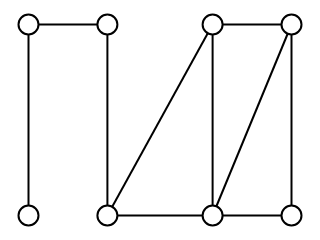

Notebook code for this chart:
### Markdown cell above
Por fim, vamos carregar e visualizar um grafo:

### Code cell
g = sn.load_graph('2-largura.gml', has_pos=True)

sn.show_graph(g)

### Figure 1 — Plotly figure (JSON) as saved in the notebook; plotly's stock layout.template omitted (floating-point values rounded to 4 significant figures)
{"data": [{"hoverinfo": "none", "line": {"color": "rgb(0, 0, 0)", "width": 2}, "mode": "lines", "type": "scatter", "uid": "a6609e18-a242-11e8-b30c-ac7ba15704fe", "x": [0, 0.3, null, 0, 0, null, 0.3, 0.3, null, 0.7, 1, null, 0.7, 0.3, null, 0.7, 0.7, null, 1, 0.7, null, 1, 1, null, 0.3, 0.7, null, 0.7, 1, null], "y": [1, 1, null, 1, 0, null, 1, 0, null, 1, 1, null, 1, 0, null, 1, 0, null, 1, 0, null, 1, 0, null, 0, 0, null, 0, 0, null]}, {"hoverinfo": "none", "marker": {"color": "rgb(255, 255, 255)", "line": {"color": "rgb(0, 0, 0)", "width": 2}, "size": 20}, "mode": "markers+text", "text": [], "textfont": {"color": "rgb(0, 0, 0)"}, "textposition": "middle center", "type": "scatter", "uid": "a6609e19-a242-11e8-b30c-ac7ba15704fe", "x": [0, 0.3, 0.7, 1, 0, 0.3, 0.7, 1], "y": [1, 1, 1, 1, 0, 0, 0, 0]}], "layout": {"height": 180, "margin": {"b": 0, "l": 0, "r": 0, "t": 0}, "showlegend": false, "width": 320, "xaxis": {"showgrid": false, "showticklabels": false, "zeroline": false}, "yaxis": {"showgrid": false, "showticklabels": false, "zeroline": false}}}
